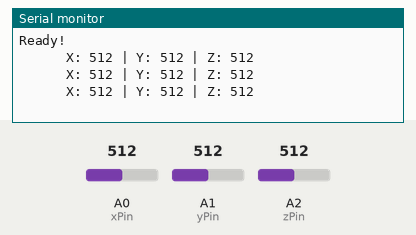
A sketch run on a simulated Arduino Uno, built with avr-gcc and run on an emulated ATmega328P. On the bench: the last lines printed to the serial monitor. The test bench sets the inputs (shaded band); at power-on: A0 (xPin) = 512, A1 (yPin) = 512, A2 (zPin) = 512.

Above: at 1.3 s.
1.4 s: A0 (xPin) set to 716
At 1.9 s:
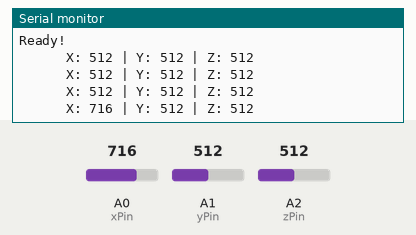
2.9 s: A1 (yPin) set to 716
At 3.4 s:
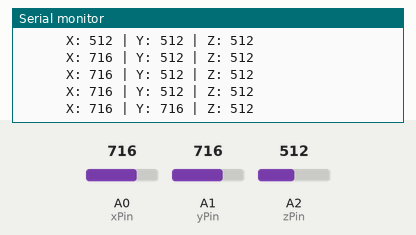
4.4 s: A2 (zPin) set to 716
At 4.9 s:
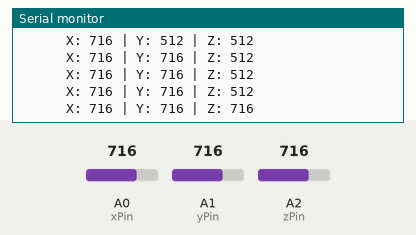
5.9 s: A0 (xPin) set to 900
At 6.4 s:
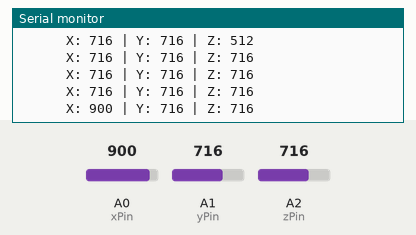
7.4 s: A1 (yPin) set to 900
At 7.9 s:
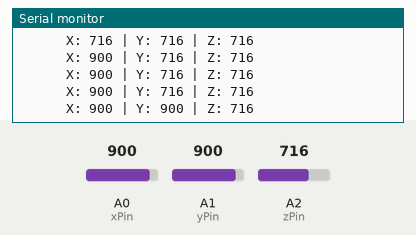
8.9 s: A2 (zPin) set to 900
At 9.4 s:
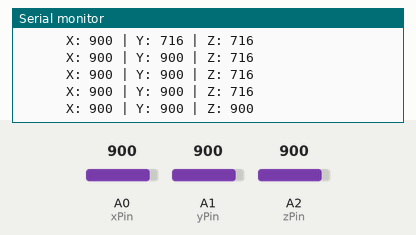
Timing chart, 0 to 11.4 s (numbered marks = the images above; inputs shaded):
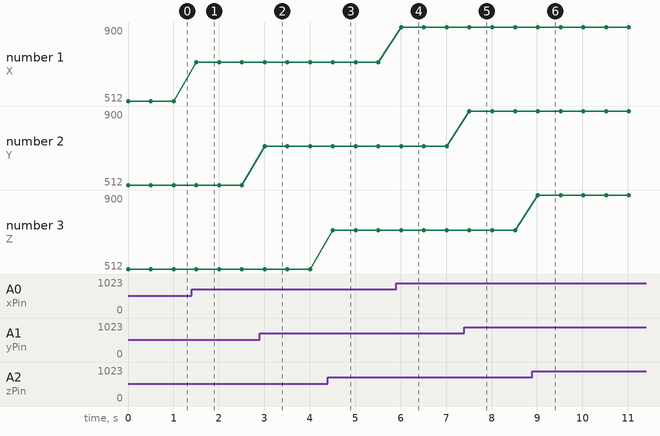

The sketch:

ACC_adxl335_UserK_Part0_ino.ino
```cpp
//Analog read pins
const int xPin = 0;
const int yPin = 1;
const int zPin = 2;

int xRead,yRead,zRead;

void setup()
{
  Serial.begin(9600);
  Serial.println("Ready!");
}

void loop()
{
  readAcc();
  printVals();

  delay(500);
}

// Read analog values from the Acc
void readAcc()
{
  xRead = analogRead(xPin);
  yRead = analogRead(yPin);
  zRead = analogRead(zPin);
}

void printVals()
{
    Serial.print("      X: ");
    Serial.print(xRead);
    Serial.print(" | Y: ");
    Serial.print(yRead);
    Serial.print(" | Z: ");
    Serial.print(zRead);
    Serial.println();
}
```

Measured:
- after the input at 1.4 s, the serial monitor: prints a new line after 0.10 s (image 1)
- after the input at 2.9 s, the serial monitor: prints a new line after 0.11 s (image 2)
- after the input at 4.4 s, the serial monitor: prints a new line after 0.11 s (image 3)
- after the input at 5.9 s, the serial monitor: prints a new line after 0.11 s (image 4)
- after the input at 7.4 s, the serial monitor: prints a new line after 0.12 s (image 5)
- after the input at 8.9 s, the serial monitor: prints a new line after 0.12 s (image 6)
- plotted number 1: 512 → 716 after the input at 1.4 s, 716 → 900 after the input at 5.9 s
